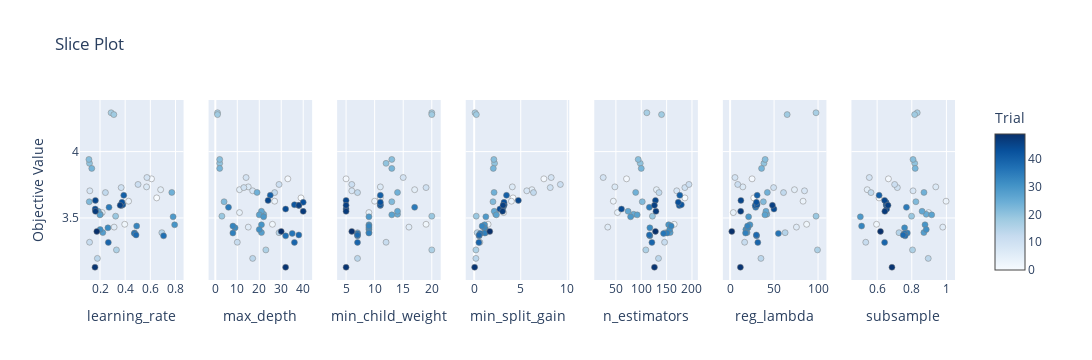

The code cell stored with this chart in its notebook:
### Code cell
# slice plot

optuna.visualization.plot_slice(study)
